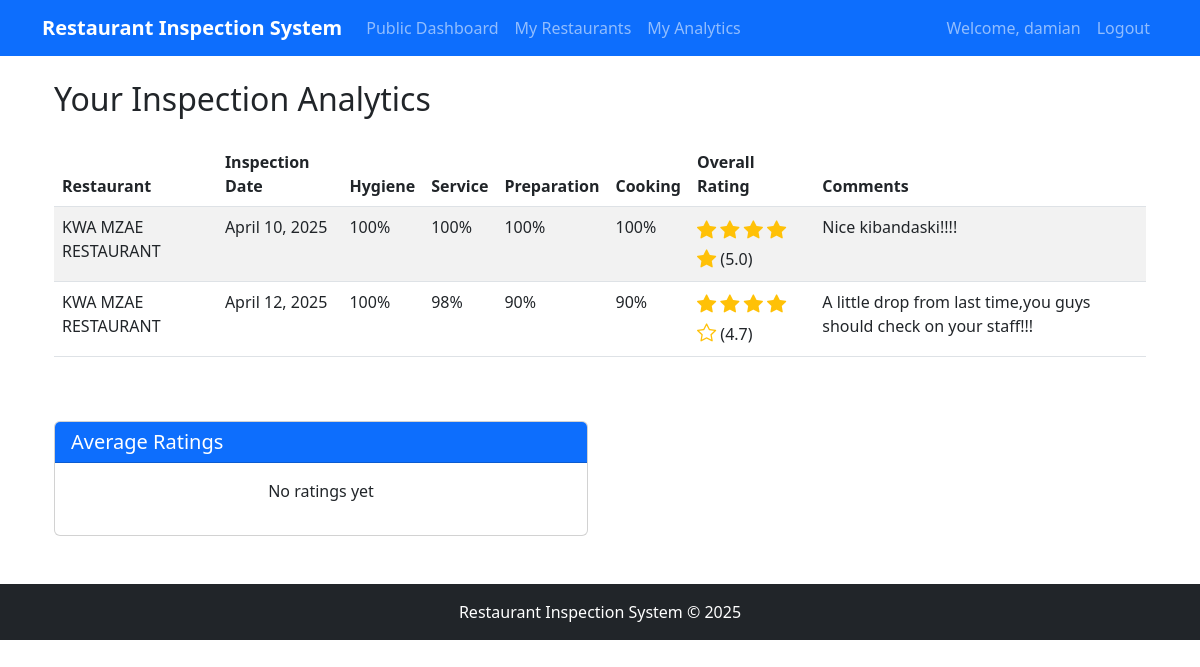
Page /analytics/ (signed in) on the committed database.
### accounts/models.py (models this page shows, shortened)
class CustomUser(AbstractUser):
    is_restaurant_owner = models.BooleanField(default=False)
    is_inspector = models.BooleanField(default=False)
    is_customer = models.BooleanField(default=False)
    class Meta:
        verbose_name = 'User'
        verbose_name_plural = 'Users'

class Restaurant(models.Model):
    owner = models.ForeignKey('CustomUser', on_delete=models.CASCADE, related_name='restaurants')
    name = models.CharField(max_length=255)
    location = models.CharField(max_length=255)
    registration_date = models.DateTimeField(auto_now_add=True)

### inspections/models.py (models this page shows, shortened)
class Inspection(models.Model):
    inspection_request = models.OneToOneField(InspectionRequest, on_delete=models.CASCADE, related_name='inspection')
    inspector = models.ForeignKey(CustomUser, on_delete=models.CASCADE, related_name='inspections')
    inspection_date = models.DateField()
    general_hygiene = models.PositiveIntegerField(
        null=True,
        blank=True,
        validators=[MinValueValidator(0), MaxValueValidator(100)],
        help_text="Percentage score for general hygiene (0-100)"
    )
    customer_service = models.PositiveIntegerField(
        null=True,
        blank=True,
        validators=[MinValueValidator(0), MaxValueValidator(100)],
        help_text="Percentage score for customer service (0-100)"
    )
    food_preparation = models.PositiveIntegerField(
        null=True,
        blank=True,
        validators=[MinValueValidator(0), MaxValueValidator(100)],
        help_text="Percentage score for food preparation (0-100)"
    )
    cooking_outcome = models.PositiveIntegerField(
        null=True,
        blank=True,
        validators=[MinValueValidator(0), MaxValueValidator(100)],
        help_text="Percentage score for cooking outcome (0-100)"
    )
    comments = models.TextField(blank=True, null=True)
    is_completed = models.BooleanField(default=False)
    created_at = models.DateTimeField(auto_now_add=True)
    @property
    def overall_rating(self):
        if None in [self.general_hygiene, self.customer_service,
                    self.food_preparation, self.cooking_outcome]:
            return None
        average = (self.general_hygiene + self.customer_service +
                   self.food_preparation + self.cooking_outcome) / 4
        return round(average / 20, 1)  # Convert to 5-star scale

class InspectionRequest(models.Model):
    restaurant = models.ForeignKey('accounts.Restaurant', on_delete=models.CASCADE, related_name='inspection_requests')
    requested_date = models.DateField()
    is_approved = models.BooleanField(default=False)
    created_at = models.DateTimeField(auto_now_add=True)
    updated_at = models.DateTimeField(auto_now=True)

### inspections/views.py (the view)
# urls.py: path('analytics/', inspections_views.inspection_analytics, name='analytics'),
@login_required
def inspection_analytics(request):
    if not request.user.is_restaurant_owner:
        return redirect('home')
    restaurants = Restaurant.objects.filter(owner=request.user)
    inspections = Inspection.objects.filter(inspection_request__restaurant__in=restaurants)
    return render(request, 'inspections/analytics.html', {
        'inspections': inspections,
    })

### templates/inspections/analytics.html
{% extends 'base.html' %}
{% block content %}
<div class="container">
    <h2 class="mb-4">Your Inspection Analytics</h2>
    {% if inspections %}
        <div class="table-responsive">
            <table class="table table-striped">
                <thead>
                    <tr>
                        <th>Restaurant</th>
                        <th>Inspection Date</th>
                        <th>Hygiene</th>
                        <th>Service</th>
                        <th>Preparation</th>
                        <th>Cooking</th>
                        <th>Overall Rating</th>
                        <th>Comments</th>
                    </tr>
                </thead>
                <tbody>
                    {% for inspection in inspections %}
                        <tr>
                            <td>{{ inspection.inspection_request.restaurant.name }}</td>
                            <td>{{ inspection.inspection_date }}</td>
                            <td>{{ inspection.general_hygiene }}%</td>
                            <td>{{ inspection.customer_service }}%</td>
                            <td>{{ inspection.food_preparation }}%</td>
                            <td>{{ inspection.cooking_outcome }}%</td>
                            <td>
                                {% with stars=inspection.overall_rating %}
                                    {% for i in "12345" %}
                                        {% if forloop.counter <= stars %}
                                            <i class="bi bi-star-fill rating-stars"></i>
                                        {% else %}
                                            <i class="bi bi-star rating-stars"></i>
                                        {% endif %}
                                    {% endfor %}
                                    ({{ stars|floatformat:1 }})
                                {% endwith %}
                            </td>
                            <td>{{ inspection.comments }}</td>
                        </tr>
                    {% endfor %}
                </tbody>
            </table>
        </div>
        <div class="row mt-5">
            <div class="col-md-6">
                <div class="card">
                    <div class="card-header bg-primary text-white">
                        <h5 class="mb-0">Average Ratings</h5>
                    </div>
                    <div class="card-body">
                        {% with avg=inspections.0.inspection_request.restaurant.get_average_rating %}
                            {% if avg %}
                                <h3 class="text-center">
                                    {% for i in "12345" %}
                                        {% if forloop.counter <= avg %}
                                            <i class="bi bi-star-fill rating-stars"></i>
                                        {% else %}
                                            <i class="bi bi-star rating-stars"></i>
                                        {% endif %}
                                    {% endfor %}
                                    {{ avg|floatformat:1 }} / 5.0
                                </h3>
                            {% else %}
                                <p class="text-center">No ratings yet</p>
                            {% endif %}
                        {% endwith %}
                    </div>
                </div>
            </div>
        </div>
    {% else %}
        <div class="alert alert-info">
            You don't have any completed inspections yet.
        </div>
    {% endif %}
</div>
{% endblock %}

### templates/base.html (shortened to what this page needs)
<!DOCTYPE html>
<html lang="en">
<head>
    <link href="https://cdn.jsdelivr.net/npm/bootstrap@5.3.0/dist/css/bootstrap.min.css" rel="stylesheet">
    <link rel="stylesheet" href="https://cdn.jsdelivr.net/npm/bootstrap-icons@1.10.0/font/bootstrap-icons.css">
</head>
<body>
    <nav class="navbar navbar-expand-lg navbar-dark bg-primary">
        <div class="container">
            <a class="navbar-brand" href="{% url 'home' %}">Restaurant Inspection System</a>
            <div class="collapse navbar-collapse" id="navbarNav">
                <ul class="navbar-nav me-auto">
                    {% if user.is_authenticated %}
                        <li class="nav-item">
                            <a class="nav-link" href="{% url 'public_dashboard' %}">Public Dashboard</a>
                        </li>
                        {% if user.is_restaurant_owner %}
                            <li class="nav-item">
                                <a class="nav-link" href="{% url 'add_restaurant' %}">My Restaurants</a>
                            </li>
                            <li class="nav-item">
                                <a class="nav-link" href="{% url 'analytics' %}">My Analytics</a>
                            </li>
                        {% endif %}
                    {% endif %}
                </ul>
                <ul class="navbar-nav auth-links">
                    {% if user.is_authenticated %}
                        <li class="nav-item">
                            <span class="nav-link">Welcome, {{ user.username }}</span>
                        </li>
                        <li class="nav-item">
                            <a class="nav-link" href="{% url 'logout' %}">Logout</a>
                        </li>
                    {% endif %}
                </ul>
            </div>
        </div>
    </nav>
    <div class="container mt-4">
        {% block content %}
        {% endblock %}
    </div>
    <footer class="bg-dark text-white mt-5 py-3">
        <div class="container text-center">
            <p class="mb-0">Restaurant Inspection System &copy; {% now "Y" %}</p>
        </div>
    </footer>
</body>
</html>

### templates/base.html (style rules this page uses)
.rating-stars { color: #ffc107; font-size: 1.2rem; }
.navbar-brand { font-weight: bold; }
.auth-links { margin-left: auto; }

### rows in the picture
CustomUser: username "damian"
Inspection: inspection_request.restaurant.name "KWA MZAE RESTAURANT", inspection_date "April 10, 2025", general_hygiene "100", customer_service "100", food_preparation "100", cooking_outcome "100", overall_rating "5.0", comments "Nice kibandaski!!!!"
Inspection: inspection_request.restaurant.name "KWA MZAE RESTAURANT", inspection_date "April 12, 2025", general_hygiene "100", customer_service "98", food_preparation "90", cooking_outcome "90", overall_rating "4.7", comments "A little drop from last time,you guys should check on your staff!!!"
